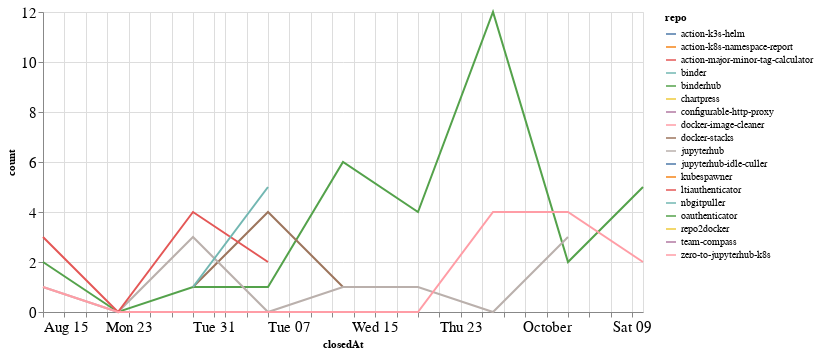

The code cell stored with this chart in its notebook:
### Code cell
closed_by_time = closed_by.groupby('repo').resample('W', on='closedAt').count()['author'].reset_index()
closed_by_time = closed_by_time.rename(columns={'author': 'count'})

alt.Chart(closed_by_time, width=600).mark_line().encode(
    x='closedAt',
    y='count',
    color='repo',
    tooltip="repo"
)

### Figure 1 — Vega-Lite specification as saved in the notebook (floating-point values rounded to 4 significant figures)
{"config": {"axisLeft": {"labelFontSize": 15}, "axisBottom": {"labelFontSize": 15}}, "data": {"name": "data-bb47ff9d9d815930be809971887c9b84"}, "mark": "line", "encoding": {"color": {"type": "nominal", "field": "repo"}, "tooltip": {"type": "nominal", "field": "repo"}, "x": {"type": "temporal", "field": "closedAt"}, "y": {"type": "quantitative", "field": "count"}}, "width": 600, "$schema": "https://vega.github.io/schema/vega-lite/v4.8.1.json", "datasets": {"data-bb47ff9d9d815930be809971887c9b84": [{"repo": "action-k3s-helm", "closedAt": "2021-10-10T00:00:00", "count": 1}, {"repo": "action-k8s-namespace-report", "closedAt": "2021-09-26T00:00:00", "count": 1}, {"repo": "action-major-minor-tag-calculator", "closedAt": "2021-09-26T00:00:00", "count": 1}, {"repo": "binder", "closedAt": "2021-10-03T00:00:00", "count": 1}, {"repo": "binderhub", "closedAt": "2021-08-15T00:00:00", "count": 2}, {"repo": "binderhub", "closedAt": "2021-08-22T00:00:00", "count": 0}, {"repo": "binderhub", "closedAt": "2021-08-29T00:00:00", "count": 1}, {"repo": "binderhub", "closedAt": "2021-09-05T00:00:00", "count": 1}, {"repo": "binderhub", "closedAt": "2021-09-12T00:00:00", "count": 6}, {"repo": "binderhub", "closedAt": "2021-09-19T00:00:00", "count": 4}, {"repo": "binderhub", "closedAt": "2021-09-26T00:00:00", "count": 12}, {"repo": "binderhub", "closedAt": "2021-10-03T00:00:00", "count": 2}, {"repo": "binderhub", "closedAt": "2021-10-10T00:00:00", "count": 5}, {"repo": "chartpress", "closedAt": "2021-09-05T00:00:00", "count": 1}, {"repo": "configurable-http-proxy", "closedAt": "2021-09-19T00:00:00", "count": 1}, {"repo": "docker-image-cleaner", "closedAt": "2021-09-26T00:00:00", "count": 1}, {"repo": "docker-stacks", "closedAt": "2021-08-29T00:00:00", "count": 1}, {"repo": "docker-stacks", "closedAt": "2021-09-05T00:00:00", "count": 4}, {"repo": "docker-stacks", "closedAt": "2021-09-12T00:00:00", "count": 1}, {"repo": "jupyterhub", "closedAt": "2021-08-15T00:00:00", "count": 1}, {"repo": "jupyterhub", "closedAt": "2021-08-22T00:00:00", "count": 0}, {"repo": "jupyterhub", "closedAt": "2021-08-29T00:00:00", "count": 3}, {"repo": "jupyterhub", "closedAt": "2021-09-05T00:00:00", "count": 0}, {"repo": "jupyterhub", "closedAt": "2021-09-12T00:00:00", "count": 1}, {"repo": "jupyterhub", "closedAt": "2021-09-19T00:00:00", "count": 1}, {"repo": "jupyterhub", "closedAt": "2021-09-26T00:00:00", "count": 0}, {"repo": "jupyterhub", "closedAt": "2021-10-03T00:00:00", "count": 3}, {"repo": "jupyterhub-idle-culler", "closedAt": "2021-09-19T00:00:00", "count": 2}, {"repo": "kubespawner", "closedAt": "2021-10-10T00:00:00", "count": 1}, {"repo": "ltiauthenticator", "closedAt": "2021-08-15T00:00:00", "count": 3}, {"repo": "ltiauthenticator", "closedAt": "2021-08-22T00:00:00", "count": 0}, {"repo": "ltiauthenticator", "closedAt": "2021-08-29T00:00:00", "count": 4}, {"repo": "ltiauthenticator", "closedAt": "2021-09-05T00:00:00", "count": 2}, {"repo": "nbgitpuller", "closedAt": "2021-08-29T00:00:00", "count": 1}, {"repo": "nbgitpuller", "closedAt": "2021-09-05T00:00:00", "count": 5}, {"repo": "oauthenticator", "closedAt": "2021-09-19T00:00:00", "count": 1}, {"repo": "repo2docker", "closedAt": "2021-08-29T00:00:00", "count": 2}, {"repo": "team-compass", "closedAt": "2021-10-03T00:00:00", "count": 1}, {"repo": "zero-to-jupyterhub-k8s", "closedAt": "2021-08-15T00:00:00", "count": 1}, {"repo": "zero-to-jupyterhub-k8s", "closedAt": "2021-08-22T00:00:00", "count": 0}, {"repo": "zero-to-jupyterhub-k8s", "closedAt": "2021-08-29T00:00:00", "count": 0}, {"repo": "zero-to-jupyterhub-k8s", "closedAt": "2021-09-05T00:00:00", "count": 0}, {"repo": "zero-to-jupyterhub-k8s", "closedAt": "2021-09-12T00:00:00", "count": 0}, {"repo": "zero-to-jupyterhub-k8s", "closedAt": "2021-09-19T00:00:00", "count": 0}, {"repo": "zero-to-jupyterhub-k8s", "closedAt": "2021-09-26T00:00:00", "count": 4}, {"repo": "zero-to-jupyterhub-k8s", "closedAt": "2021-10-03T00:00:00", "count": 4}, {"repo": "zero-to-jupyterhub-k8s", "closedAt": "2021-10-10T00:00:00", "count": 2}]}}
